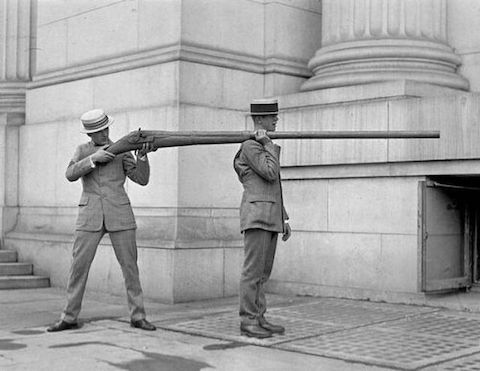
#> input picture input_images/vintage1.jpg, 480 x 371 px
$ python main.py
#> lines starting #> are read from the running program, lines starting #| are printed output that depends on the picture
### utils.py
import cv2
import numpy as np
import scipy.sparse as sparse
import scipy.sparse.linalg as linalg

import tkinter as tk
import tkinter.colorchooser as colorchooser
from matplotlib import pyplot as plt
import matplotlib as mplib
from matplotlib.backends.backend_tkagg import (FigureCanvasTkAgg, NavigationToolbar2Tk)
from matplotlib.backend_bases import key_press_handler
mplib.use("TkAgg"); # need this to avoid AttributeError: 'FigureCanvasTkAgg' object has no attribute 'manager'

def BGR2YUV(im):
    return cv2.cvtColor((im*255).astype(np.uint8), cv2.COLOR_BGR2YUV)/255.0

def YUV2RGB(im):
    return cv2.cvtColor((im*255).astype(np.uint8), cv2.COLOR_YUV2RGB)/255.0

def RGB2BGR_UINT8(im):
    #return cv2.cvtColor((im * 255).astype(np.uint8), cv2.COLOR_RGB2BGR)
    return (im[:, :, [2, 1, 0]]*255).astype(np.uint8)

def RGB2BGR(im):
    return im[:, :, [2, 1, 0]]

'''
def BGR2YIQ(im):
    # [5 lines of commented-out code are left out]
    transform = np.array([[0.114020904255103, 0.587043074451121, 0.298936021293775],
                          [-0.321557107325010,  -0.274388635745789, 0.595945743070799],
                          [0.311413349996145,  -0.522910690302974, 0.211497340306828]])
    return np.dot(im, transform.T.copy())
'''
'''
# Inverse of RGB2YIQ. Produces negative rgb values
def YIQ2RGB(im):
    transform = np.array([[1.0, 0.956, 0.621],
                          [1.0, -0.272, -0.647],
                          [1.0, -1.106, 1.703]])
    return np.dot(im, transform.T.copy())
'''
'''
# From MATLAB ntsc2rgb
def YIQ2BGR(im):
    transform = np.array([[ 1.0, 0.0, 1.0],
                          [ 1.0, 0.0, 0.0],
                          [ 1.0, 0.956,  0.364650616559013]])
    return np.dot(im, transform.T.copy())
'''
'''
# From MATLAB ntsc2rgb
def YIQ2RGB(im):
    transform = np.array([[1.0, 0.956, 0.364650616559013],
                          [1.0, 0.0, 0.0],
                          [1.0, 0.0, 1]])
    return np.dot(im, transform.T.copy())
'''
'''
# Does not work properly due to rounding errors
def BGR2YUV(im):
    transform = np.array([[0.114, 0.587, 0.299],
                          [0.436,  -0.28886, -0.14713],
                          [-0.10001, -0.51499, 0.615]])
    return np.dot(im, transform.T.copy())
# Does not work properly due to rounding errors
def YUV2RGB(im):
    transform = np.array([[1, 0, 1.13983],
                          [1, -0.39465, -0.5806],
                          [1, 2.03211, 0]])
    return np.dot(im, transform.T.copy())

'''

'''

# marked by color_mask
# hwsz: 2*hwsz+1 is the window size around a pixel
'''
# [125 lines left out: function color_image, not called in this run]


def scribble_color(im, im_marked_in=None, im_src_color=None,
                   hwsz=1, solver='spsolve', atol=1e-6, btol=1e-6, iter_lim=10000):
    '''
    :param im: RGB image represented by floating point numbers from 0 to 1
    param im_marked_in: RGB image represented by floating point numbers from 0 to 1
    :return:
    '''

    #assert len(im.shape) == 2
    scribble_color.xs = []; # line segment end points
    scribble_color.ys = []; # line segment end points
    scribble_color.lnwidth = 5; # line width in terms of pixel scale
    #scribble_color.im_marked = np.repeat((im[:, :, None]*255).astype(np.uint8), 3, axis=2)
    if im_marked_in is not None:
        scribble_color.im_marked = (im_marked_in*255).astype(np.uint8)
    else:
        scribble_color.im_marked = (im*255).astype(np.uint8)

    scribble_color.im_out = np.ones(im.shape)
    scribble_color.im_marked_prev = scribble_color.im_marked.copy()

    if im_src_color is None:
        scribble_color.im_src_color = (np.ones(im.shape)*255).astype(np.uint8)
    else:
        scribble_color.im_src_color = (im_src_color*255).astype(np.uint8)

    fig_in = plt.figure('Input')
    plt.imshow(scribble_color.im_marked_prev)
    plt.title('Input image. Click image to create line segments')
    #plt.subplots_adjust(bottom=0.5)
    fig_in.tight_layout()
    def create_xlab(lnwidth):
        xlabstr =  'c or click "color" button: change current color,\n' \
                + 'v: pick color from right source image, b: back to input image\n' \
                + 'z: del current line, n: fix color for current line and start new line\n'\
                + '-(=): decrease(increase) line width, current width = %d\n' % (
                  lnwidth) + 'o: get colored image, s: save, r: reset, q: quit'
        return xlabstr
    plt.xlabel(create_xlab(scribble_color.lnwidth))

    fig_other = plt.figure('Other')
    plt.title('Source color image')
    plt.imshow(scribble_color.im_src_color)
    #plt.subplots_adjust(bottom=0.5)
    scribble_color.cur_fig = fig_in
    fig_other.tight_layout()
    master = tk.Tk()
    master.attributes('-fullscreen', True)
    frame = tk.Frame(master)
    frame.pack(side = tk.TOP)
    frame_other = tk.Frame(master)
    frame_other.pack(side = tk.TOP)

    canvas_other = FigureCanvasTkAgg(fig_other, master=master)  # A tk.DrawingArea.
    canvas_other.draw()
    toolbar_other = NavigationToolbar2Tk(canvas_other, frame_other)
    toolbar_other.update()
    canvas_other.get_tk_widget().pack(side=tk.RIGHT, fill=tk.BOTH, expand=1)
    #canvas_other.get_tk_widget().pack(side=tk.BOTTOM, fill=tk.BOTH, expand=1)
    #canvas_other._tkcanvas.pack(side=tk.TOP, fill=tk.BOTH, expand=True)

    canvas = FigureCanvasTkAgg(fig_in, master=master)  # A tk.DrawingArea.
    canvas.draw()
    toolbar = NavigationToolbar2Tk(canvas, frame)
    toolbar.update()
    canvas.get_tk_widget().pack(side=tk.LEFT, fill=tk.BOTH, expand=1)
    #canvas._tkcanvas.pack(side=tk.TOP, fill=tk.BOTH, expand=True)

    scribble_color.linecolor = np.array([1.0, 0.0, 0.0])
    # [142 lines left out: functions on_mouse_press, on_mouse_press_other, draw_line, call_askcolor, refresh_color_box, on_key_press and 1 more, not called in this run]


        # Fatal Python Error: PyEval_RestoreThread: NULL tstate


    # Create an hard reference to the callback not to be cleared by the garbage
    # collector
    scribble_color.ci_mouse_press = fig_in.canvas.mpl_connect('button_press_event', on_mouse_press)
    fig_in.canvas.mpl_connect('key_press_event', on_key_press)
    scribble_color.co_mouse_press = None

    #fig_in.canvas.mpl_connect('close_event', on_close)

    #cprint(color)

    hexcolor =  mplib.colors.to_hex(scribble_color.linecolor)
    canvas_color = tk.Canvas(master, width=200, height=100)
    canvas_color.create_rectangle(50, 0, 100, 50, fill=hexcolor)
    #canvas_overall.place(relx=0.5, rely=0.5, anchor=tk.S)
    canvas_color.pack(side=tk.BOTTOM)
    button = tk.Button(master, text="Color", command= call_askcolor)
    button.pack(side=tk.BOTTOM)

    master.mainloop()
    return

# [33 lines left out: function scribble_color2, not called in this run]

### main.py
import cv2
import numpy as np
import utils as utils

# Target image
#im_in = './input_images/cats_res.png'
im_in = './input_images/vintage1.jpg'

im_in = cv2.imread(im_in, 0)/255.0; # read as gray scale image
#> im_in: shape (371, 480) float64; min 0, max 1, mean 0.635
im_in = np.stack((im_in,) * 3, axis=-1)
#> im_in: shape (371, 480, 3) float64

# Existing marked image if available
#im_marked = './input_images/im_marked_gui.pvng'
#im_marked = cv2.cvtColor(cv2.imread(im_marked), cv2.COLOR_BGR2RGB)/255.0
im_marked = None

# Color source image. Use this to provide an image where the color is to be taken from
im_src_color = './input_images/cats_low_m.png'
im_src_color = cv2.cvtColor(cv2.imread(im_src_color), cv2.COLOR_BGR2RGB)/255.0
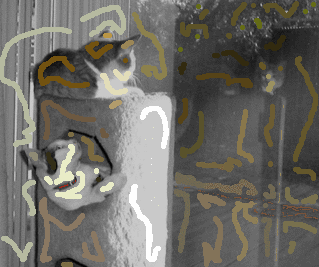
#> input picture input_images/cats_low_m.png, 319 x 267 px
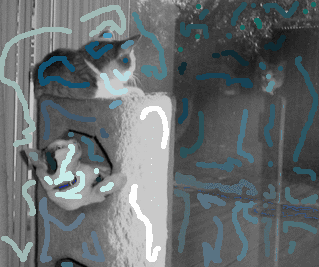
#> im_src_color: shape (267, 319, 3) float64; mean B, G, R 0.431, 0.424, 0.4
#im_src_color = None

utils.scribble_color(im_in, im_marked_in=im_marked, im_src_color=im_src_color,
                    hwsz=1, solver='spsolve', atol=1e-6, btol=1e-6, iter_lim=10000)
#> in scribble_color, scribble_color.im_marked is the input picture: shape (371, 480, 3); min 0, max 255, mean 162
#> (the run stopped early here; a loop or call above may not have finished)
